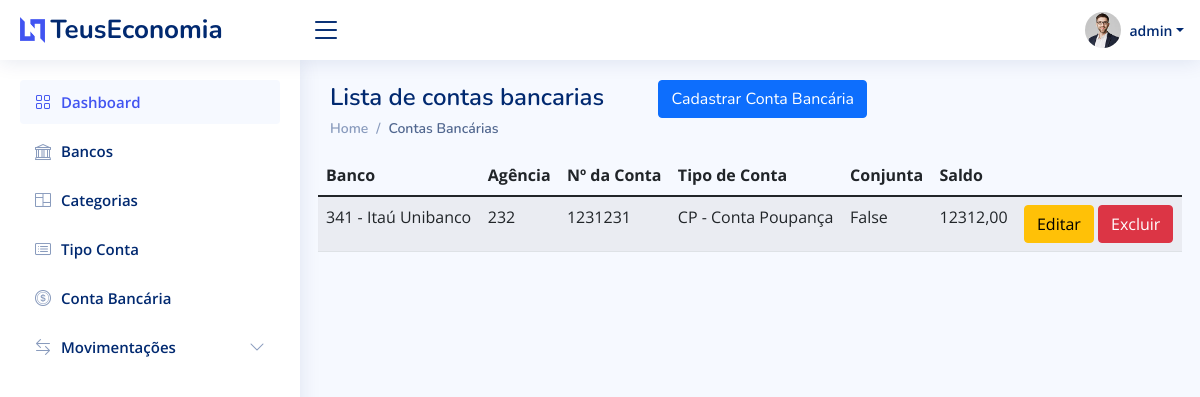
Before: /listar/conta-bancaria/ (signed in) with the older database file.
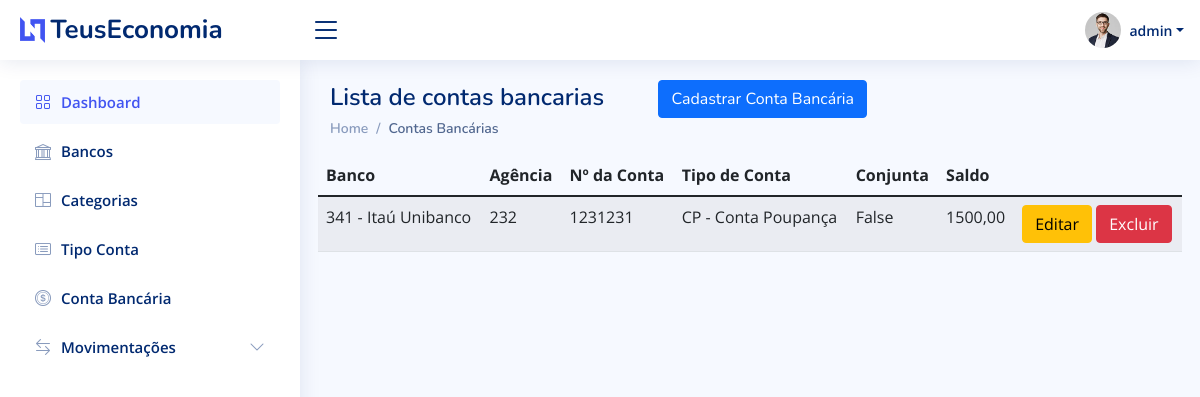
After: the same page with the newer database file.
### Paginas/models.py (models this page shows, shortened)
class ContaBancaria(models.Model):
	banco = models.ForeignKey(Banco, on_delete=models.PROTECT)
	tipo_conta = models.ForeignKey(TipoConta, on_delete=models.PROTECT)
	agencia = models.CharField(verbose_name='Agência', max_length=50)
	conta = models.CharField(max_length=10)
	valor_total = models.DecimalField(max_digits=99999999999, decimal_places=2)
	conjunta = models.BooleanField()
	usuario = models.ForeignKey(User, on_delete=models.PROTECT)

class Banco(models.Model):
	nome = models.CharField(max_length=100)
	codigo = models.DecimalField(max_digits=9999, decimal_places=0)
	def __str__(self) -> str:
		return '{} - {}'.format(self.codigo, self.nome)

class TipoConta(models.Model):
	nome = models.CharField(max_length=50)
	descricao = models.CharField(max_length=100, verbose_name="Descrição")
	def __str__(self) -> str:
		return '{} - {}'.format(self.nome, self.descricao)

### Paginas/views.py (the view)
# urls.py: path('listar/conta-bancaria/', ContaBancariaList.as_view(), name='listar-conta-bancaria'),
class ContaBancariaList(LoginRequiredMixin, ListView):
	model = ContaBancaria
	template_name = 'paginas/listas/conta-bancaria.html'
	success_url = reverse_lazy('listar-conta-bancaria')
	def get_queryset(self):
		self.object_list = ContaBancaria.objects.filter(
			usuario = self.request.user)
		return self.object_list

### Paginas/templates/paginas/listas/conta-bancaria.html
{% extends 'paginas/modelo.html' %} {% load static %} {% block pagetitle %}
<h1>Lista de contas bancarias
    <a href="{% url 'cadastrar-conta-bancaria' %}" class="btn btn-primary float-right ms-5">
		Cadastrar Conta Bancária
	</a>
</h1>
{% endblock %} {% block breadcrumb %}
<nav>
    <ol class="breadcrumb">
        <li class="breadcrumb-item"><a href="{% url 'index' %}">Home</a></li>
        <li class="breadcrumb-item active">Contas Bancárias</li>
    </ol>
</nav>
{% endblock %} {% block main %}
<table class="table table-striped">
    <thead>
        <tr>
            <th>Banco</th>
            <th>Agência</th>
            <th>Nº da Conta</th>
            <th>Tipo de Conta</th>
            <th>Conjunta</th>
            <th>Saldo</th>
        </tr>
    </thead>
    <tbody>
        {% for obj in object_list %}
        <tr>
            <td>{{ obj.banco }}</td>
            <td>{{ obj.agencia }}</td>
            <td>{{ obj.conta }}</td>
            <td>{{ obj.tipo_conta }}</td>
            <td>{{ obj.conjunta }}</td>
            <td>{{ obj.valor_total }}</td>
            <td>
                <a href="{% url 'editar-conta-bancaria' obj.pk %}" class="btn btn-warning">Editar</a>
                <a href="{% url 'excluir-conta-bancaria' obj.pk %}" class="btn btn-danger">Excluir</a>
            </td>
        </tr>
        {% empty %}
        <tr>
            <td colspan="100%">Nenhum registro encontrado.</td>
        </tr>
        {% endfor %}
    </tbody>
</table>
{% endblock %}

Changed rows visible on the page:
changed ContaBancaria "False": valor_total "12312,00" → "1500,00"
